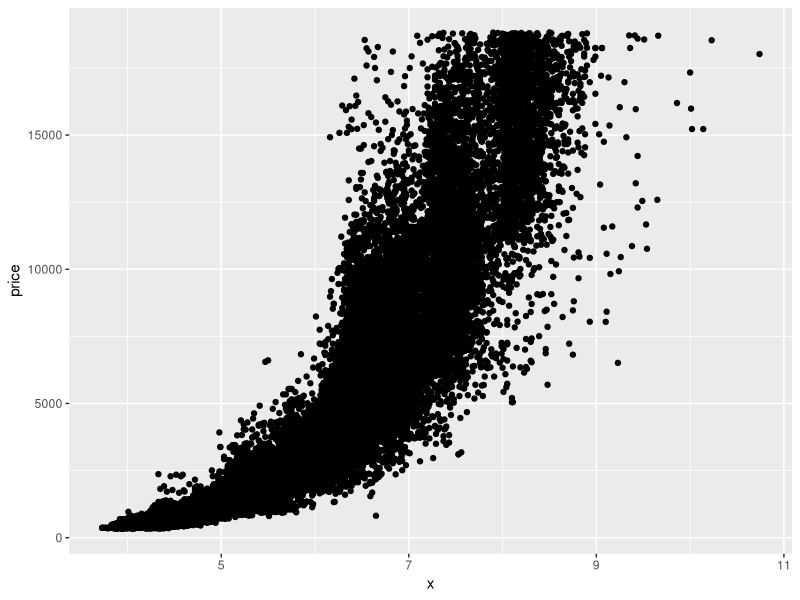
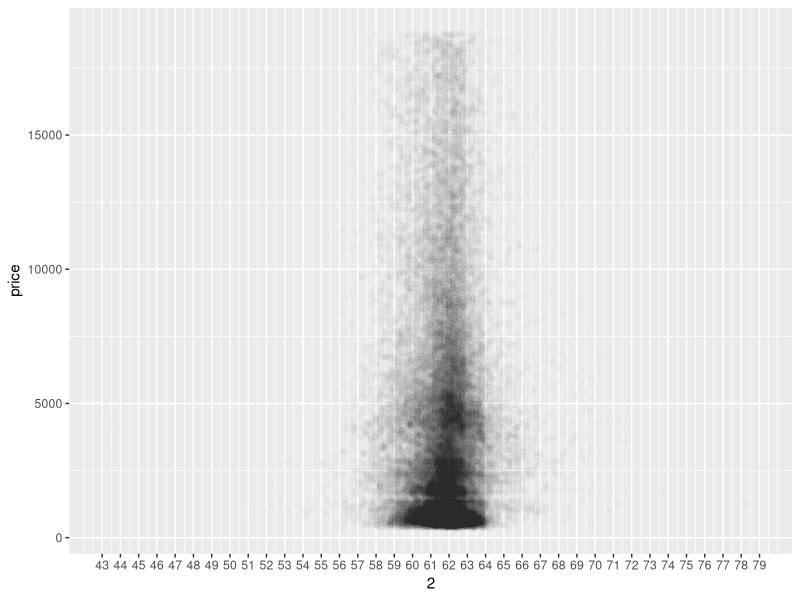
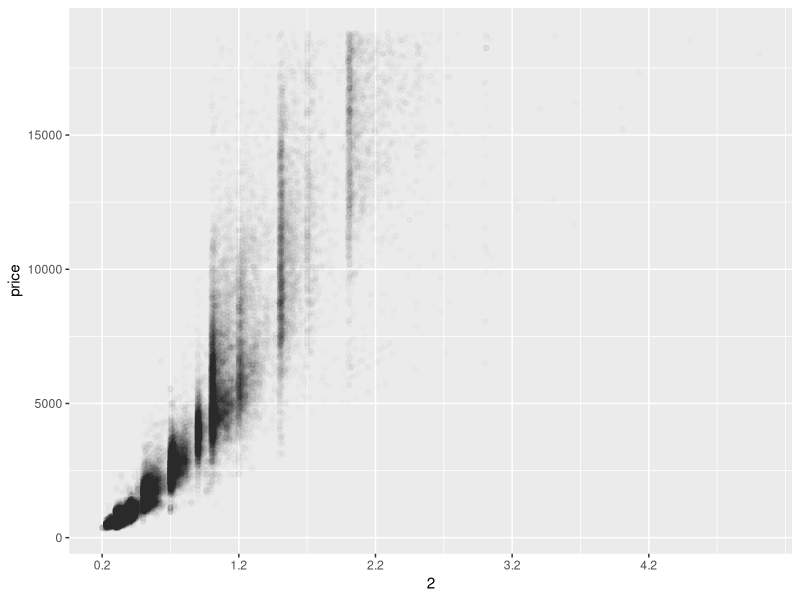
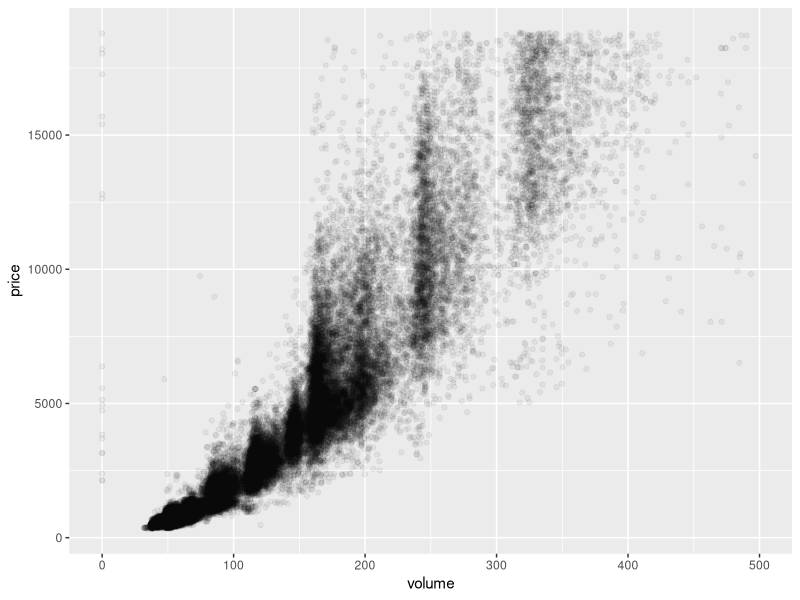
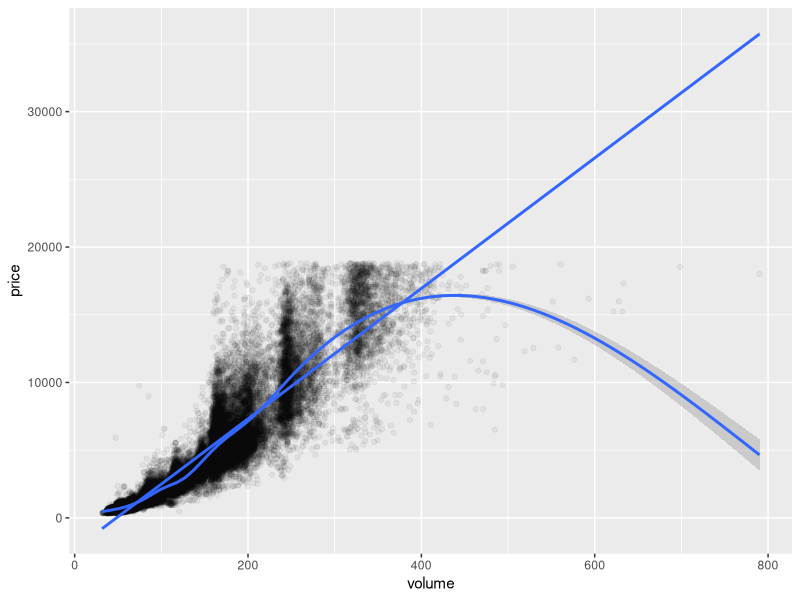
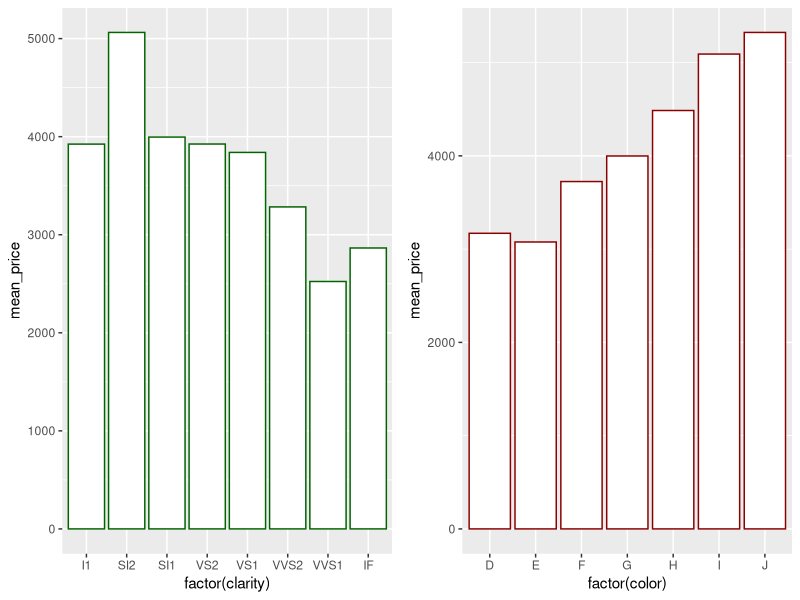
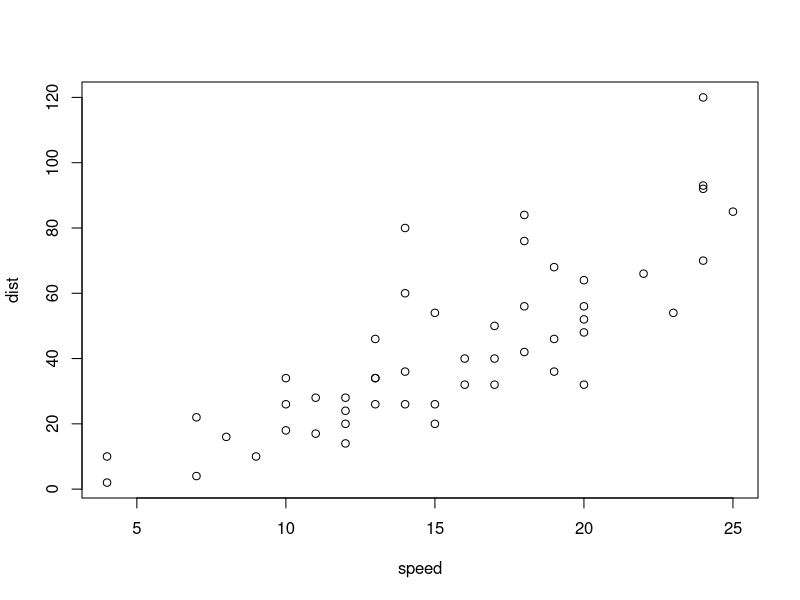

R code for these plots, in order:
## ---- chunk 1
library(ggplot2)

ggplot(aes(x=x, y=price), data=subset(diamonds, x > 0 ))+
  geom_point()

with(diamonds, cor.test(x,price))
with(diamonds, cor.test(y,price))
with(diamonds, cor.test(z,price))

#######
#price vs. depth 
ggplot(aes(x=depth, y=price), data=diamonds)+
  geom_point(alpha = 1/100, )+
  scale_x_continuous(breaks=seq(min(diamonds$depth), max(diamonds$depth)),2.0)

cor.test(diamonds$depth, diamonds$price)

#######
# price vs. carat
ggplot(aes(x=carat, y=price), data=diamonds)+
  geom_point(alpha = 1/100, )+
  scale_x_continuous(breaks=seq(min(diamonds$carat), max(diamonds$carat)),2)

######
#price vs. volume 
diamonds$volume <- diamonds$x * diamonds$y * diamonds$z;

ggplot(aes(x=volume, y=price), data=diamonds)+
  geom_point(alpha = 5/100)+
  xlim(0,500)

with(subset(diamonds, volume > 0 & volume < 800 ), cor.test(price, volume ))

## useful link to smoothing 
#http://www.ats.ucla.edu/stat/r/faq/smooths.htm
#http://dept.stat.lsa.umich.edu/~kshedden/Courses/Stat401/Notes/401-bivariate-slides.pdf
ggplot(aes(x=volume, y=price), data=subset(diamonds, volume > 0 & volume < 800 ))+
  geom_point(alpha = 5/100)+
  geom_smooth(method='lm', formula= y ~ x, size=1)+ geom_smooth()

#  Mean Price by Clarity
#detach("package:plyr", unload=TRUE) 
library(dplyr)
clarity_groups <- group_by(diamonds, clarity)

diamondsByClarity <- summarise(clarity_groups,
  mean_price = mean(price),
  median_price = median(price),
  min_price = min(price), 
  max_price = max(price),                             
  n = n())



#######
#Bar charts of mean price 
data(diamonds)
library(dplyr)

diamonds_by_clarity <- group_by(diamonds, clarity)
diamonds_mp_by_clarity <- summarise(diamonds_by_clarity, mean_price = mean(price))

diamonds_by_color <- group_by(diamonds, color)
diamonds_mp_by_color <- summarise(diamonds_by_color, mean_price = mean(price))

p1<-ggplot(diamonds_mp_by_clarity,aes(x=factor(clarity),y=mean_price))+
geom_bar(fill="white", colour="darkgreen",stat="identity")

p2 <- ggplot(aes(x = factor(color), y = mean_price), data=diamonds_mp_by_color)+
  geom_bar(fill="white", colour="darkred", stat="identity")


library(gridExtra)
grid.arrange(p1,p2, ncol=2)



names(diamonds)

## ---- chunk 2
plot(cars)
